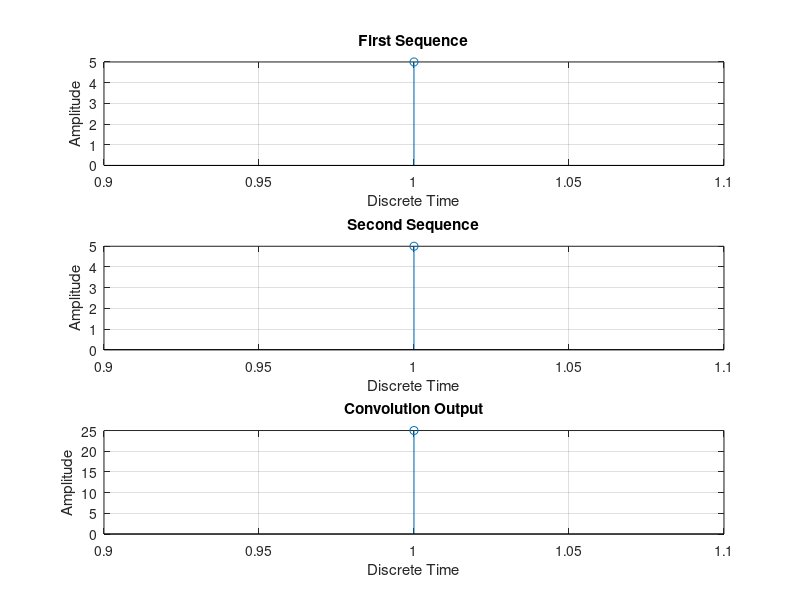

Reproduce this figure in MATLAB.
%Matlab Program to find linear convolution 
%of the given sequences
%Output of an LTI system can be found by
%convolving input and impulse response

clc
clear all
close all

x=input('Enter the first sequence')
h=input('Enter the second sequence')

disp('Convolution output sequence is')
y=conv(x,h)%conv is the matlab command to do convolution

%To plot the sequences
%Divide the figure window into 3 rows, 1 column
%And select the first position in that
subplot(3,1,1)
stem(x)
grid on
xlabel('Discrete Time')
ylabel('Amplitude')
title('First Sequence')

%Divide the figure window into 3 rows, 1 column
%And select the second position in that
subplot(3,1,2)
stem(h)
grid on
xlabel('Discrete Time')
ylabel('Amplitude')
title('Second Sequence')

%Divide the figure window into 3 rows, 1 column
%And select the third position in that
subplot(3,1,3)
stem(y)
grid on
xlabel('Discrete Time')
ylabel('Amplitude')
title('Convolution Output')


